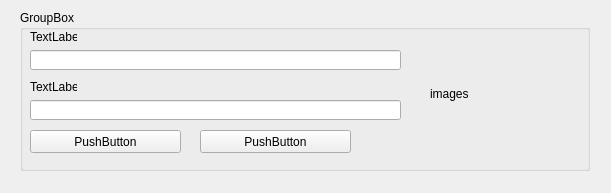
<?xml version="1.0" encoding="UTF-8"?>
<ui version="4.0">
 <class>Form</class>
 <widget class="QWidget" name="Form">
  <property name="geometry">
   <rect>
    <x>0</x>
    <y>0</y>
    <width>611</width>
    <height>193</height>
   </rect>
  </property>
  <property name="windowTitle">
   <string>Form</string>
  </property>
  <widget class="QGroupBox" name="groupBox">
   <property name="geometry">
    <rect>
     <x>20</x>
     <y>10</y>
     <width>570</width>
     <height>161</height>
    </rect>
   </property>
   <property name="title">
    <string>GroupBox</string>
   </property>
   <widget class="QLineEdit" name="lineEdit">
    <property name="geometry">
     <rect>
      <x>10</x>
      <y>40</y>
      <width>371</width>
      <height>20</height>
     </rect>
    </property>
   </widget>
   <widget class="QLabel" name="label">
    <property name="geometry">
     <rect>
      <x>10</x>
      <y>20</y>
      <width>47</width>
      <height>13</height>
     </rect>
    </property>
    <property name="text">
     <string>TextLabel</string>
    </property>
   </widget>
   <widget class="QLabel" name="label_2">
    <property name="geometry">
     <rect>
      <x>10</x>
      <y>70</y>
      <width>47</width>
      <height>13</height>
     </rect>
    </property>
    <property name="text">
     <string>TextLabel</string>
    </property>
   </widget>
   <widget class="QLineEdit" name="lineEdit_2">
    <property name="geometry">
     <rect>
      <x>10</x>
      <y>90</y>
      <width>371</width>
      <height>20</height>
     </rect>
    </property>
   </widget>
   <widget class="QPushButton" name="pushButton">
    <property name="geometry">
     <rect>
      <x>10</x>
      <y>120</y>
      <width>151</width>
      <height>23</height>
     </rect>
    </property>
    <property name="text">
     <string>PushButton</string>
    </property>
   </widget>
   <widget class="QPushButton" name="pushButton_2">
    <property name="geometry">
     <rect>
      <x>180</x>
      <y>120</y>
      <width>151</width>
      <height>23</height>
     </rect>
    </property>
    <property name="text">
     <string>PushButton</string>
    </property>
   </widget>
   <widget class="QLabel" name="label_img">
    <property name="geometry">
     <rect>
      <x>410</x>
      <y>20</y>
      <width>128</width>
      <height>128</height>
     </rect>
    </property>
    <property name="autoFillBackground">
     <bool>false</bool>
    </property>
    <property name="text">
     <string>images</string>
    </property>
   </widget>
  </widget>
 </widget>
 <resources/>
 <connections/>
</ui>
